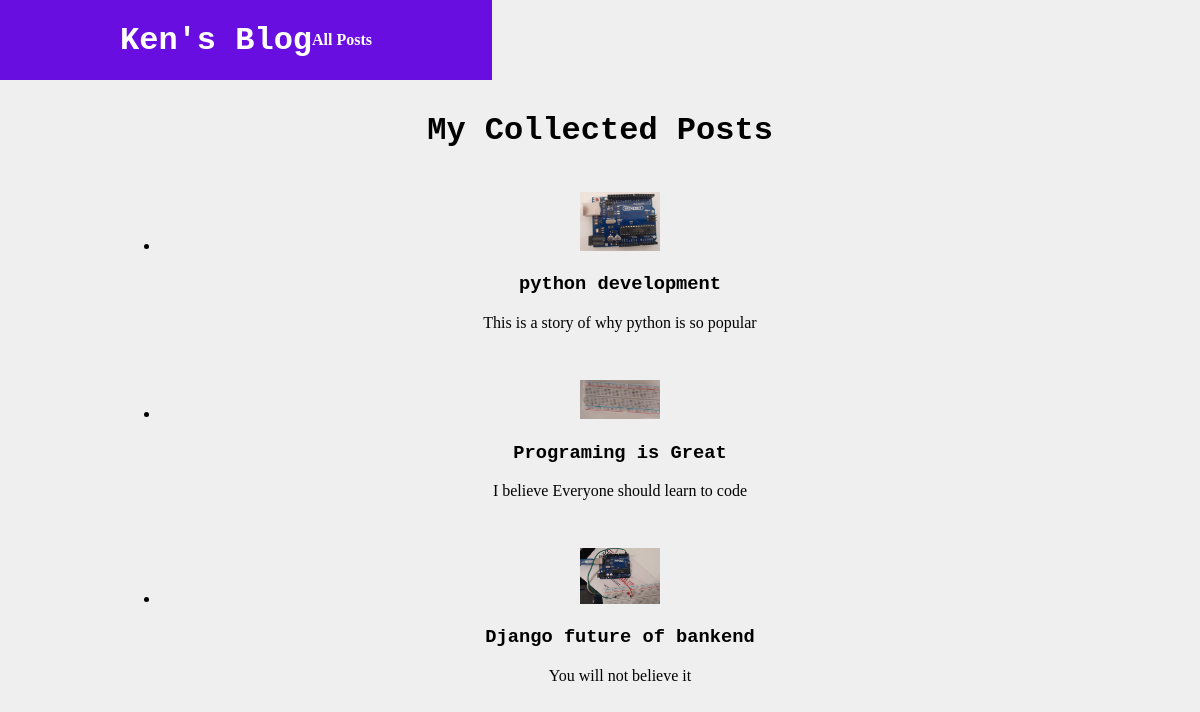
/posts/, run on the app's committed database.
### blog/models.py (models this page shows, shortened)
class Post(models.Model):
    title = models.CharField(max_length=100)
    excerpt = models.CharField(max_length=1500)
    image = models.ImageField(upload_to="posts", null= True )
    author = models.ForeignKey(Author,null=True, on_delete=models.SET_NULL, related_name="posts")
    slug = models.SlugField(unique=True)
    tag = models.ManyToManyField(Tag,)
    date = models.DateField(auto_now=True)
    content = models.TextField(validators=[MinLengthValidator(10)],blank=True)

### blog/views.py (the view)
# urls.py: path("posts/" ,views.AllPostView.as_view(),name="all-post"),
class AllPostView(ListView):
    template_name = "blog/all_post.html"
    model = Post
    ordering = ["-date"]
    context_object_name ="all_posts"

### blog/templates/blog/all_post.html (shortened to what this page needs)
{%extends 'base.html'%}
{%load static%}
{% block css_files%}
    <link rel="stylesheet" href="{%static "blog/all_post.css"%}">
    <link rel="stylesheet" href="{%static "blog/post.css"%}">
{%endblock%}
{% block content%}
    <section id="all-posts">
        <h2>My Collected Posts</h2>
        <ul>
            {%for post in all_posts%}
            {%include "blog/includes/post.html"%}
            {%endfor%}
        </ul>
</section>
{%endblock%}

### blog/templates/blog/includes/post.html
<li>
    <article class="post">
    <a href="{%url "single_post" post.slug %}">
        <img src="{{ post.image.url }}" alt="{{post.title}}">
        <div class="post__content">
            <h3>{{post.title }}</h3>
            <p>{{post.excerpt }}
            </p>
        </div>
    </a>
    </article>
</li>

### static/app.css (style rules this page uses)
* { box-sizing: border-box; }
body { margin: 0; }
h1, h2, h3 { font-family: 'Courier New', Courier, monospace; }

### blog/static/blog/all_post.css (style rules this page uses)
body { background-color: #efefef; }
#all-posts { margin: 7rem auto; width: 90%; max-width: 60rem; }
#all-posts h2 { text-align: center; font-size: 2rem; }

### blog/static/blog/post.css (style rules this page uses)
.post { display: flex; align-items: center; flex-direction: column ; text-align: center; }
.post a { text-decoration: none; color: black; transition: all 0.2s ease; padding: 1rem; }
.post img { width: 5rem; }

### data on the page
Post: image (picture), title "python development", excerpt "This is a story of why python is so popular"
Post: image (picture), title "Programing is Great", excerpt "I believe Everyone should learn to code"
Post: image (picture), title "Django future of bankend", excerpt "You will not believe it"
